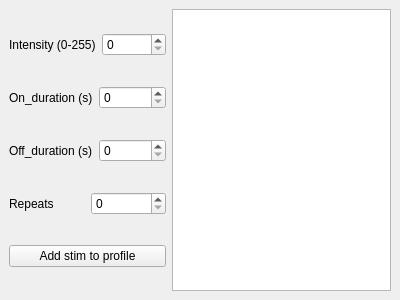
<?xml version="1.0" encoding="UTF-8"?>
<ui version="4.0">
 <class>DockWidget</class>
 <widget class="QDockWidget" name="DockWidget">
  <property name="geometry">
   <rect>
    <x>0</x>
    <y>0</y>
    <width>400</width>
    <height>300</height>
   </rect>
  </property>
  <property name="windowTitle">
   <string>Doc&amp;kWidget</string>
  </property>
  <widget class="QWidget" name="dockWidgetContents">
   <layout class="QGridLayout" name="gridLayout">
    <item row="0" column="0">
     <layout class="QVBoxLayout" name="verticalLayout">
      <item>
       <layout class="QHBoxLayout" name="horizontalLayout_3">
        <item>
         <widget class="QLabel" name="label_3">
          <property name="text">
           <string>Intensity (0-255)</string>
          </property>
         </widget>
        </item>
        <item>
         <widget class="QSpinBox" name="spinBox_intensity">
          <property name="maximum">
           <number>255</number>
          </property>
         </widget>
        </item>
       </layout>
      </item>
      <item>
       <layout class="QHBoxLayout" name="horizontalLayout">
        <item>
         <widget class="QLabel" name="label">
          <property name="text">
           <string>On_duration (s)</string>
          </property>
         </widget>
        </item>
        <item>
         <widget class="QSpinBox" name="spinBox_on_duration">
          <property name="maximum">
           <number>999999999</number>
          </property>
         </widget>
        </item>
       </layout>
      </item>
      <item>
       <layout class="QHBoxLayout" name="horizontalLayout_2">
        <item>
         <widget class="QLabel" name="label_2">
          <property name="text">
           <string>Off_duration (s)</string>
          </property>
         </widget>
        </item>
        <item>
         <widget class="QSpinBox" name="spinBox_off_duration">
          <property name="maximum">
           <number>999999999</number>
          </property>
         </widget>
        </item>
       </layout>
      </item>
      <item>
       <layout class="QHBoxLayout" name="horizontalLayout_4">
        <item>
         <widget class="QLabel" name="label_4">
          <property name="text">
           <string>Repeats</string>
          </property>
         </widget>
        </item>
        <item>
         <widget class="QSpinBox" name="spinBox_repeats"/>
        </item>
       </layout>
      </item>
      <item>
       <widget class="QPushButton" name="button_add_stim">
        <property name="text">
         <string>Add stim to profile</string>
        </property>
       </widget>
      </item>
     </layout>
    </item>
    <item row="0" column="1">
     <widget class="QTableView" name="tableView"/>
    </item>
   </layout>
  </widget>
 </widget>
 <resources/>
 <connections/>
</ui>
